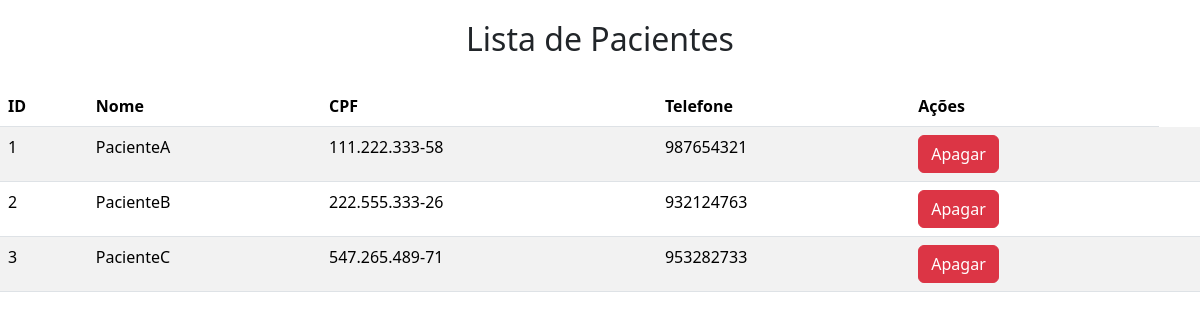
Screenshot of /listarPacientes.php (signed in) with the database file from the repository.
### tables this page shows
CREATE TABLE IF NOT EXISTS `paciente` (
  `idpaciente` INT NOT NULL AUTO_INCREMENT,
  `nome` VARCHAR(100) NOT NULL,
  `cpf` VARCHAR(14) NULL,
  `telefone` VARCHAR(9) NULL,
  PRIMARY KEY (`idpaciente`));

### public/listarPacientes.php (the view, shortened to what this page needs)
<!DOCTYPE html>
<html lang="en">
<head>
    <link href="https://cdn.jsdelivr.net/npm/bootstrap@5.3.3/dist/css/bootstrap.min.css" rel="stylesheet">
    <link rel="stylesheet" href="./css/estilo.css">
</head>
<body>
    <h2>Lista de Pacientes</h2>
    <table class="table table-striped">
        <thead>
            <tr>
                <th>ID</th>
                <th>Nome</th>
                <th>CPF</th>
                <th>Telefone</th>
                <th>Ações</th>
            </tr>
        </thead>
        <?php
        require_once "../controle/conexao.php";
        $sql = "SELECT * FROM paciente";
        $resultados = mysqli_query($conexao, $sql);
        while ($linha = mysqli_fetch_array($resultados)) {
            $id = $linha['idpaciente'];
            $nome = $linha['nome'];
            $cpf = $linha['cpf'];
            $telefone = $linha['telefone'];
            echo "<tr>";
            echo "<td>$id</td>";
            echo "<td>$nome</td>";
            echo "<td>$cpf</td>";
            echo "<td>$telefone</td>";
            echo "<td><a href='../controle/deletarPaciente.php?id=$id' class='btn btn-danger'>Apagar</a></td>";
            echo "<td><a href='../controle/deletarPaciente.php?id=$id'><img></a></td>";
            echo "</tr>";
        }
        ?>
    </table>
</body>
</html>

### public/css/estilo.css (style rules this page uses)
h2 { text-align: center; padding: 20px; }

### rows the page displays
paciente: idpaciente "1", nome "PacienteA", cpf "111.222.333-58", telefone "987654321"
paciente: idpaciente "2", nome "PacienteB", cpf "222.555.333-26", telefone "932124763"
paciente: idpaciente "3", nome "PacienteC", cpf "547.265.489-71", telefone "953282733"
